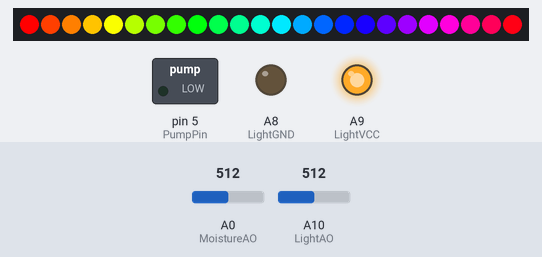
A sketch run on a simulated Arduino Mega 2560, built with avr-gcc and run on an emulated ATmega2560. On the bench: 24 RGB LEDs in strip order, left to right, switched loads named in the sketch (green lamp = pin HIGH), output pins drawn as LEDs (lit = HIGH). The test bench sets the inputs (shaded band); at power-on: A10 (LightAO) = 512, A0 (MoistureAO) = 512. Dim RGB values are drawn brighter than linear; pins used as bus, display or sensor lines are not drawn.

Above: at 2.4 s.
4.7 s: A10 (LightAO) set to 900
At 5.9 s:
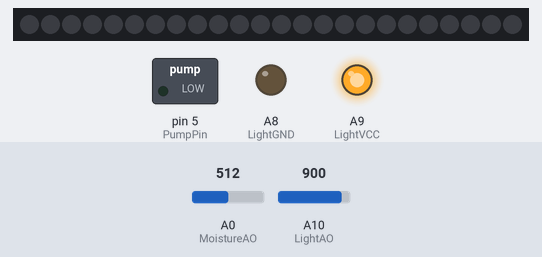
6.2 s: A10 (LightAO) set to 1023
At 7.2 s:
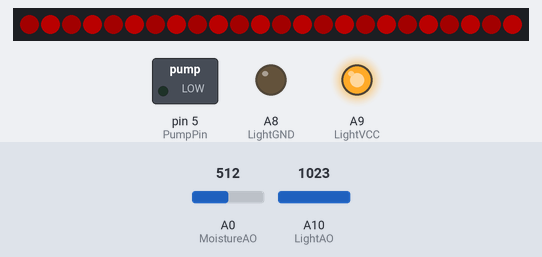
7.8 s: A10 (LightAO) set to 890
At 8.8 s:
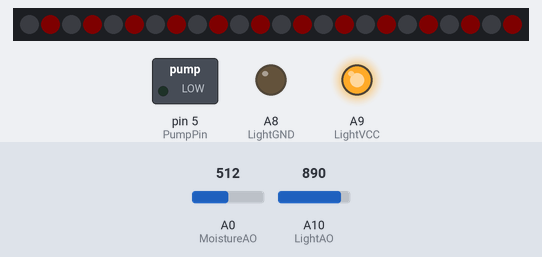

The sketch:

SMARTflowerpot_Arduino.ino
```cpp
/*
*
* SMART Self-controlled Flower Pot + IoT
* Data exchange with ThingWorx® Academic
* __________________
*
*  © 2019, Neshumov Pavel Evgenyevich
*
*/

/* -------- Libraries  -------- */
#include <Wire.h>
#include <Adafruit_SHT31.h>
#include <Adafruit_NeoPixel.h>
#include <ArduinoJson.h>

/* -------- PINs  -------- */
#define WiFi Serial3	// ESP8266 Serial (for Arduino® Mega)
#define LightGND A8		// Light Sensor GND
#define LightVCC A9		// Light Sensor +5V
#define LightAO A10		// Light Sensor Signal
#define MoistureGND A2	// Moisture Sensor GND
#define MoistureVCC A3	// Moisture Sensor +5V
#define MoistureAO  A0	// Moisture Sensor Signal
#define LEDsPin 9		// WS2812 DIN pin
#define PumpPin 5		// Pump PWM pin

/* -------- Setup  -------- */
#define LEDsAmount 24		// Amount of LEDs in strip
#define PumpPower 128		// PWM 8bit (0-255)
#define SendingTimeout 5000 // Delay between data exchange with ThingWorx

/* -------- System vars  -------- */
Adafruit_SHT31 sht31 = Adafruit_SHT31();	//Temp + Humid sensor
Adafruit_NeoPixel leds = Adafruit_NeoPixel(LEDsAmount, LEDsPin, NEO_GRB + NEO_KHZ800);
struct RGBpixel
{
	uint8_t R = 0;
	uint8_t G = 0;
	uint8_t B = 0;
};
struct RGBpixel RGBcolor;
boolean LEDstage = false;
boolean canTransmitt = false;
boolean pumpEnabled = false;
unsigned int k, color = 0, moistureSetup = 100;
unsigned long ActionTimer = 0;
unsigned long WiFitimer = 0;
#define SECS_PER_MIN  (60UL)
#define SECS_PER_HOUR (3600UL)
#define SECS_PER_DAY  (SECS_PER_HOUR * 24L)

#define numberOfSeconds(_time_) (_time_ % SECS_PER_MIN)
#define numberOfMinutes(_time_) ((_time_ / SECS_PER_MIN) % SECS_PER_MIN)
#define numberOfHours(_time_) (( _time_% SECS_PER_DAY) / SECS_PER_HOUR)
#define elapsedDays(_time_) ( _time_ / SECS_PER_DAY)

void setup() {
	pinsAndSensorsInit();
	sayHello();
}

void loop() {
	updateFlowerPot();
	TWaction();
}

/* -------- Initialization  -------- */
void pinsAndSensorsInit() {
	Serial.begin(9600);
	WiFi.begin(115200);
	sht31.begin(0x44);
	leds.begin();

	pinMode(LightAO, INPUT);
	pinMode(MoistureAO, INPUT);
	pinMode(LightVCC, OUTPUT);
	pinMode(LightGND, OUTPUT);
	pinMode(MoistureVCC, OUTPUT);
	pinMode(MoistureGND, OUTPUT);
	pinMode(PumpPin, OUTPUT);

	digitalWrite(LightVCC, 1);
	digitalWrite(MoistureVCC, 1);
}

/* -------- Data exchange with Thingworx Server  -------- */
void TWaction() {
	if (canTransmitt && millis() - WiFitimer >= SendingTimeout) {
		float temp = sht31.readTemperature();
		float humid = sht31.readHumidity();

		WiFi.print("Temp=");
		WiFi.print(temp, 0);
		WiFi.print("&Humid=");
		WiFi.print(humid, 0);
		WiFi.print("&Light=");
		WiFi.print(map(analogRead(LightAO), 0, 1024, 0, 100));
		WiFi.print("&Moisture=");
		WiFi.print(map(analogRead(MoistureAO), 0, 1024, 0, 100));
		WiFi.print("&NewLog=Time:");
		WiFi.print(elapsedDays(millis() / 1000));
		WiFi.print(".");
		WiFi.print(numberOfHours(millis() / 1000));
		WiFi.print(":");
		WiFi.print(numberOfMinutes(millis() / 1000));
		WiFi.print(":");
		WiFi.print(numberOfSeconds(millis() / 1000));
		WiFi.print("_PumpState:");
		WiFi.print(pumpEnabled ? "ON" : "OFF");

		Serial.println("Sended!");
		canTransmitt = false;
		WiFitimer = millis();
	}

	String message = "";
	if (WiFi.available()) {
		message = WiFi.readStringUntil('\n');

		if (message.startsWith(">"))
			canTransmitt = true;

		else if (message.startsWith("{")) {
			Serial.print("Recieved JSON: ");
			Serial.println(message);

			StaticJsonBuffer<200> jsonBuffer;
			JsonObject& root = jsonBuffer.parseObject(message);

			if (!root.success())
				Serial.println("JSON paring failed");
			else {
				color = (float)root["C"];
				moistureSetup = (float)root["M"];

				Serial.println("Parsed from JSON: ");
				Serial.print("Color: ");
				Serial.print(color);
				Serial.print(" Moisure: ");
				Serial.println(moistureSetup);
			}
		}
		else
			Serial.println(message);
	}
}

/* -------- Enable LEDs, Checking Light and moisture  -------- */
void updateFlowerPot() {
	if (millis() - ActionTimer >= 20) {
		int light = analogRead(LightAO);
		if (light > 900)
			light = 900;
		setLight(color, map(analogRead(LightAO), 0, 900, 100, 0));

		if (map(analogRead(MoistureAO), 0, 1024, 0, 100) > moistureSetup) {
			pumpEnabled = true;
			analogWrite(PumpPin, PumpPower);
		}
		else {
			pumpEnabled = false;
			analogWrite(PumpPin, 0);
		}

		ActionTimer = millis();
	}
}

/* -------- LEDs starting message  -------- */
void sayHello() {
	for (uint8_t i = 0; i < 24; i++)
	{
		HSVtoRGB(map(i, 0, 23, 0, 355), 1, 1);
		leds.setPixelColor(i, RGBcolor.R, RGBcolor.G, RGBcolor.B);
		leds.show();
		delay(100);
	}
	delay(1000);
	leds.clear();
}

/* -------- LEDs change function  -------- */
void setLight(int color, uint8_t power) {
	HSVtoRGB(color, 1, 1);							//Calculate RGB color

	RGBcolor.R = map(power, 0, 100, 0, RGBcolor.R);	//Mapping colors by power
	RGBcolor.G = map(power, 0, 100, 0, RGBcolor.G);
	RGBcolor.B = map(power, 0, 100, 0, RGBcolor.B);

	uint8_t InvR = map(k, 255, 0, 0, RGBcolor.R);
	uint8_t InvG = map(k, 255, 0, 0, RGBcolor.G);
	uint8_t InvB = map(k, 255, 0, 0, RGBcolor.B);

	RGBcolor.R = map(k, 0, 255, 0, RGBcolor.R);
	RGBcolor.G = map(k, 0, 255, 0, RGBcolor.G);
	RGBcolor.B = map(k, 0, 255, 0, RGBcolor.B);


	for (uint8_t i = 0; i < LEDsAmount; i += 2) {		//Even LEDs
		if (LEDstage)
			leds.setPixelColor(i, RGBcolor.R, RGBcolor.G, RGBcolor.B);
		else
			leds.setPixelColor(i, InvR, InvG, InvB);

	}
	for (uint8_t i = 1; i < LEDsAmount + 1; i += 2) {		//Odd LEDs
		if (!LEDstage)
			leds.setPixelColor(i, RGBcolor.R, RGBcolor.G, RGBcolor.B);
		else
			leds.setPixelColor(i, InvR, InvG, InvB);
	}
	if (k == 255) {
		k = 0;
		LEDstage = !LEDstage;
	}
	else
		k++;
	leds.show();
}

/* -------- HSV to RGB converter  -------- */
void HSVtoRGB(int h, float s, float v) {
	float r = 0;
	float g = 0;
	float b = 0;

	double hf = h / 60.0;

	int i = (int)floor(h / 60.0);
	float f = h / 60.0 - i;
	float pv = v * (1 - s);
	float qv = v * (1 - s*f);
	float tv = v * (1 - s * (1 - f));

	switch (i)
	{
	case 0:
		r = v;
		g = tv;
		b = pv;
		break;
	case 1:
		r = qv;
		g = v;
		b = pv;
		break;
	case 2:
		r = pv;
		g = v;
		b = tv;
		break;
	case 3:
		r = pv;
		g = qv;
		b = v;
		break;
	case 4:
		r = tv;
		g = pv;
		b = v;
		break;
	case 5:
		r = v;
		g = pv;
		b = qv;
		break;
	}
	RGBcolor.R = constrain((int)255 * r, 0, 255);
	RGBcolor.G = constrain((int)255 * g, 0, 255);
	RGBcolor.B = constrain((int)255 * b, 0, 255);
}
```

Measured:
- after the input at 4.7 s, the LEDs: change at once (image 1)
- after the input at 6.2 s, the LEDs: first change at once (image 2 shows a later state)
- what the display in image 0 shows lasts 1.1 s, from 2.3 s to 3.4 s
